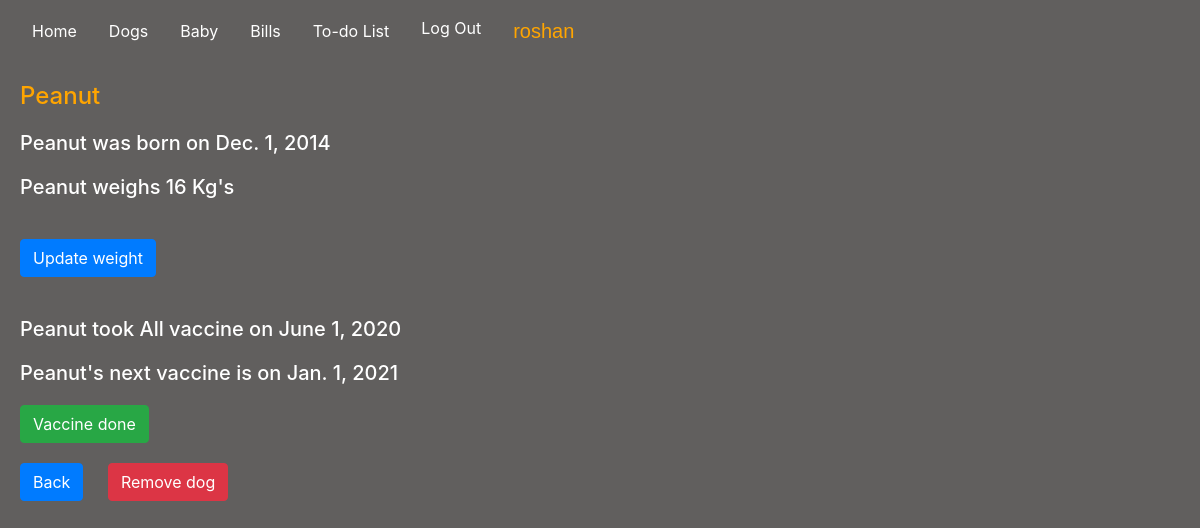
The page /dogs/Peanut (signed in) on the database its author committed.
### housemanager/models.py (models this page shows, shortened)
class Dogs(models.Model):
    dog_name = models.CharField(max_length=200)
    dog_birthdate = models.DateField(auto_now=False, auto_now_add=False)
    dog_weight = models.IntegerField(default=0)
    def __str__(self):
        return f"{self.dog_name}"

class Vaccine(models.Model):
    vaccine_dog = models.ForeignKey(Dogs, on_delete=models.CASCADE)
    vaccine_type = models.CharField(max_length=200)
    vaccine_lastdate = models.DateField(auto_now=False, auto_now_add=False)
    vaccine_duedate = models.DateField(auto_now=False, auto_now_add=False)
    v_done = models.BooleanField(default=False)

### housemanager/views.py (the view)
# urls.py: path("dogs/<str:name>", views.dog_name, name="dog_name"),
@login_required(login_url="/login")
def dog_name(request, name):
    if request.method == "GET":
        dog_details = Dogs.objects.filter(dog_name=name)
        dog_id = Dogs.objects.get(dog_name = name)
        try:
            dog_vac = Vaccine.objects.get(vaccine_dog = dog_id)
            return render(request, "housemanager/dog_name.html", {
            "dog_details": dog_details,
            "vaccine": dog_vac,
        })
        except:
            return render(request, "housemanager/dog_name.html", {
            "dog_details": dog_details,
            })
    elif request.method == "POST":
        pass

### housemanager/templates/housemanager/dog_name.html (shortened to what this page needs)
{% extends "housemanager/layout.html" %}
{% load static %}
{% block body %}
    {% for dog_details in dog_details %}
        <h4 style="color: orange;" id="name">{{dog_details.dog_name}}</h4>
        <h5>{{dog_details.dog_name}} was born on {{dog_details.dog_birthdate}}</h5>
        <h5 id="weight-field">{{dog_details.dog_name}} weighs {{dog_details.dog_weight}} Kg's</h5>
        <button id="weight" class="btn-primary btn">Update weight</button>
    {% endfor %}
    {% if vaccine %}
        <h5>{{vaccine.vaccine_dog}} took {{vaccine.vaccine_type}} vaccine on {{vaccine.vaccine_lastdate}}</h5>
        <h5>{{vaccine.vaccine_dog}}'s next vaccine is on {{vaccine.vaccine_duedate}}</h5>
        <button class="btn btn-success" id="vacc-done">Vaccine done</button>
    {% endif %}
<button id="back" class="btn-primary btn">Back</button>
<button id="remove" class="btn btn-danger">Remove dog</button>
{% endblock %}

### housemanager/templates/housemanager/layout.html (shortened to what this page needs)
{% load static %}
<!DOCTYPE html>
<html lang="en">
    <head>
        <link rel="stylesheet" href="https://stackpath.bootstrapcdn.com/bootstrap/4.4.1/css/bootstrap.min.css">
        <link href="{% static 'housemanager/styles.css' %}" rel="stylesheet">
    </head>
    <body>
        <nav id="topnav" class="navbar navbar-expand-lg">
            <a class="nav-link active" href="{% url 'index' %}">Home</a>
            <a class="nav-link active" href="{% url 'dogs' %}">Dogs</a>
            <a class="nav-link active" href="{% url 'baby' %}">Baby</a>
            <a class="nav-link active" href="{% url 'bills' %}">Bills</a>
            <a class="nav-link active" href="{% url 'todo' %}">To-do List</a>
            <div>
              <ul class="nav">
                {% if user.is_authenticated %}
                    <li class="nav-item">
                        <a class="nav-link" href="{% url 'logout' %}">Log Out</a>
                    </li>
                    <li class="nav-item">
                        <a class="nav-link" id="user" >{{user}}</a>
                    </li>
                {% else %}
                    <li class="nav-item">
                        <a class="nav-link" href="{% url 'login' %}">Log In</a>
                    </li>
                {% endif %}
              </ul>
            </div>
         </nav>
                {% block body %}
                {% endblock %}
    </body>
</html>

### housemanager/static/housemanager/styles.css (style rules this page uses)
html, body { background-color: #615f5e; margin: 0; padding: 0; display: block; }
h4, h3 { color: white; margin: 20px; }
h5, h6 { color: white; margin: 20px; }
a { color: white; }
.btn-primary { margin: 20px; }
#vacc-done { margin-left: 20px; }
#user { color: orange; font-size: 15pt; font-family: 'Lucida Sans', 'Lucida Sans Regular', 'Lucida Grande', 'Lucida Sans Unicode', Geneva, Verdana, sans-serif; }

### rows shown on the page
Dogs: dog_name "Peanut", dog_birthdate "Dec. 1, 2014", dog_weight "16"
Vaccine: vaccine_dog "Peanut", vaccine_type "All", vaccine_lastdate "June 1, 2020", vaccine_duedate "Jan. 1, 2021"

### other values the page prints
{{ user }} "roshan"
